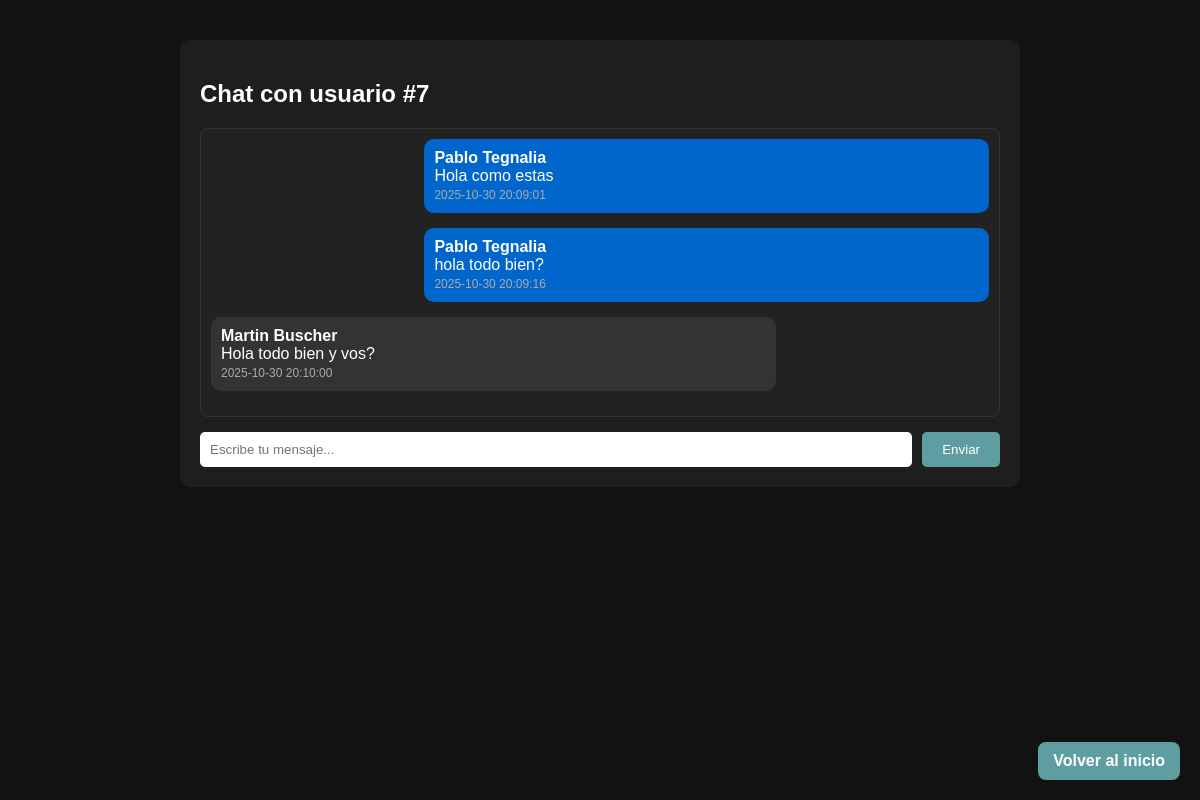
Page /chat.php?id_receptor=7 (signed in) on the committed database.
### tables this page shows
CREATE TABLE `mensajes` (
  `id_mensaje` int(11) NOT NULL,
  `contenido` varchar(200) NOT NULL,
  `id_receptor` int(11) NOT NULL,
  `id_emisor` int(11) NOT NULL,
  `fecha` datetime NOT NULL
);

CREATE TABLE `usuarios` (
  `id_usuario` int(11) NOT NULL,
  `nombre` varchar(50) NOT NULL,
  `apellido` varchar(50) NOT NULL,
  `email` varchar(50) NOT NULL,
  `tipo_usuario` varchar(50) NOT NULL,
  `fecha_registro` datetime NOT NULL,
  `contrasena` varchar(250) NOT NULL,
  `cv` varchar(255) DEFAULT NULL
);

### mensajesController.php (called while the page is built, shortened)
<?php
class MensajesController {
    private $pdo;
    public function __construct($pdo) {
        $this->pdo = $pdo;
    }
    public function getConversacion($id_emisor, $id_receptor) {
        $stmt = $this->pdo->prepare("
            SELECT m.*, u.nombre, u.apellido
            FROM mensajes m
            INNER JOIN usuarios u ON m.id_emisor = u.id_usuario
            WHERE (m.id_emisor = ? AND m.id_receptor = ?)
               OR (m.id_emisor = ? AND m.id_receptor = ?)
            ORDER BY m.fecha ASC
        ");
        $stmt->execute([$id_emisor, $id_receptor, $id_receptor, $id_emisor]);
        return $stmt->fetchAll(PDO::FETCH_ASSOC);
    }
}
?>

### chat.php (the view, shortened to what this page needs)
<?php
require 'db.php';
require 'mensajesController.php';
$mensajesController = new MensajesController($pdo);
$id_emisor = $_SESSION['id_usuario'];
$id_receptor = $_GET['id_receptor'] ?? null;
$mensajes = $mensajesController->getConversacion($id_emisor, $id_receptor);
?>
<!DOCTYPE html>
<html lang="es">
<head>
</head>
<body>
<div class="chat-container">
    <h2>Chat con usuario #<?php echo htmlspecialchars($id_receptor); ?></h2>
    <div class="mensajes">
        <?php foreach ($mensajes as $m): ?>
            <div class="mensaje <?php echo $m['id_emisor'] == $id_emisor ? 'propietario' : 'ajeno'; ?>">
                <strong><?php echo htmlspecialchars($m['nombre'] . ' ' . $m['apellido']); ?></strong><br>
                <?php echo nl2br(htmlspecialchars($m['contenido'])); ?><br>
                <small><?php echo htmlspecialchars($m['fecha']); ?></small>
            </div>
        <?php endforeach; ?>
    </div>
    <form method="POST">
        <input type="text" name="contenido" placeholder="Escribe tu mensaje..." required>
        <button type="submit">Enviar</button>
    </form>
</div>
<a href="index.php" class="volver">Volver al inicio</a>
</body>
</html>

### chat.php (style rules this page uses)
body { font-family: Arial, sans-serif; background-color: #121212; color: white; margin: 0; padding: 0; }
.chat-container { width: 90%; max-width: 800px; margin: 40px auto; background-color: #1e1e1e; border-radius: 10px; padding: 20px; }
.mensajes { max-height: 400px; overflow-y: auto; border: 1px solid #333; padding: 10px; background-color: #222; border-radius: 8px; }
.mensaje { margin-bottom: 15px; padding: 10px; border-radius: 10px; max-width: 70%; }
.mensaje.propietario { background-color: #0066cc; align-self: flex-end; margin-left: auto; }
.mensaje.ajeno { background-color: #333; }
.mensaje small { color: #aaa; font-size: 12px; }
form { margin-top: 15px; display: flex; gap: 10px; }
input[type="text"] { flex: 1; padding: 10px; border-radius: 5px; border: none; }
button { padding: 10px 20px; background-color: cadetblue; color: white; border: none; border-radius: 5px; cursor: pointer; }
.volver { position: fixed; bottom: 20px; right: 20px; background-color: cadetblue; color: white; padding: 10px 15px; border-radius: 8px; text-decoration: none; font-weight: bold; }

### rows in the picture
mensajes: id_emisor.apellido "Pablo Tegnalia", contenido "Hola como estas", fecha "2025-10-30 20:09:01"
mensajes: id_emisor.apellido "Pablo Tegnalia", contenido "hola todo bien?", fecha "2025-10-30 20:09:16"
mensajes: id_emisor.apellido "Martin Buscher", contenido "Hola todo bien y vos?", fecha "2025-10-30 20:10:00"

### other values in the picture
$id_receptor "7"
